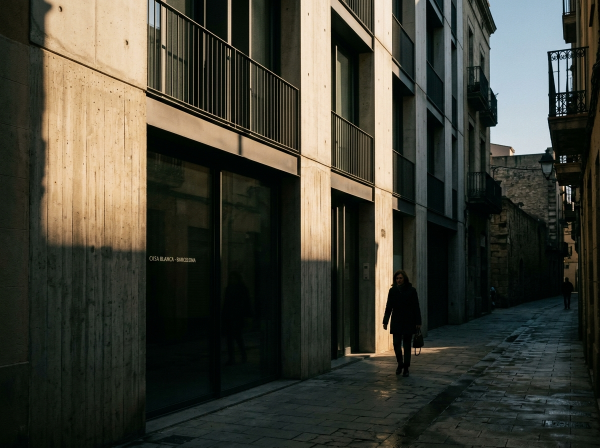
#> input picture test_photo.jpg, 1200 x 896 px (shown at 1/2 size)
$ python -i remove_bg.py   (imports and definitions only)
#> lines starting #> are read from the running program, lines starting #| are printed output that depends on the picture
#!/usr/bin/env python3
"""
Pocket Frames — Sticker Background Remover powered by danielgatis/rembg
Repository: https://github.com/danielgatis/rembg.git
========================================================================
Uses the official rembg tool by Daniel Gatis for state-of-the-art
AI background removal, optimized for sticker generation:

- Primary: rembg (danielgatis/rembg) with U2Net ONNX neural network model
- Mask post-processing: enabled by default for artifact-free sticker contours
- Fallback 1: OpenCV GrabCut with Gaussian edge feathering
- Fallback 2: Color-flood fill with boundary alpha matting

Usage:
    python remove_bg.py <input_path> <output_path> [--model u2net]
    python remove_bg.py - -  (reads raw bytes from stdin, writes PNG to stdout)
"""

import sys
import os
import io
import argparse
import traceback

import numpy as np
from PIL import Image

# Global cached rembg sessions by model name
_SESSIONS = {}


# [53 lines left out: functions get_rembg_session, remove_bg_rembg, not called in this run]


# ─── FALLBACK 1: OpenCV GrabCut Segmentation ──────────────────────────────────
def remove_bg_grabcut(img_bytes: bytes) -> bytes:
    """
    Multi-pass GrabCut segmentation with edge softening (OpenCV fallback).
    """
    import cv2

    nparr = np.frombuffer(img_bytes, np.uint8)
    bgr = cv2.imdecode(nparr, cv2.IMREAD_COLOR)
    if bgr is None:
        raise ValueError("OpenCV could not decode image")

    h, w = bgr.shape[:2]
    margin_x = max(5, int(w * 0.10))
    margin_y = max(5, int(h * 0.10))
    rect = (margin_x, margin_y, w - 2 * margin_x, h - 2 * margin_y)

    mask = np.zeros((h, w), np.uint8)
    bg_model = np.zeros((1, 65), np.float64)
    fg_model = np.zeros((1, 65), np.float64)

    cv2.grabCut(bgr, mask, rect, bg_model, fg_model, 10, cv2.GC_INIT_WITH_RECT)

    # Second pass with centre-region hint
    center_mask = np.zeros((h, w), np.uint8)
    cx, cy = w // 2, h // 2
    cw, ch = int(w * 0.35), int(h * 0.35)
    center_mask[cy - ch:cy + ch, cx - cw:cx + cw] = cv2.GC_FG
    mask2 = mask.copy()
    mask2[center_mask == cv2.GC_FG] = cv2.GC_FG
    cv2.grabCut(bgr, mask2, None, bg_model, fg_model, 5, cv2.GC_INIT_WITH_MASK)

    alpha = np.where((mask2 == cv2.GC_FGD) | (mask2 == cv2.GC_PR_FGD), 255, 0).astype(np.uint8)

    # Morphological cleanup
    kernel = cv2.getStructuringElement(cv2.MORPH_ELLIPSE, (5, 5))
    alpha = cv2.morphologyEx(alpha, cv2.MORPH_CLOSE, kernel, iterations=2)
    alpha = cv2.morphologyEx(alpha, cv2.MORPH_OPEN, kernel, iterations=1)

    # Soft feathered edges
    eroded = cv2.erode(alpha, kernel, iterations=3)
    edge_band = cv2.subtract(alpha, eroded)
    blurred_edge = cv2.GaussianBlur(edge_band, (15, 15), 0)
    soft_alpha = np.clip(eroded.astype(int) + blurred_edge.astype(int), 0, 255).astype(np.uint8)

    rgb = cv2.cvtColor(bgr, cv2.COLOR_BGR2RGB)
    rgba = np.dstack([rgb, soft_alpha])
    pil_img = Image.fromarray(rgba, "RGBA")

    bbox = pil_img.getbbox()
    if bbox:
        pad = 4
        left = max(0, bbox[0] - pad)
        top = max(0, bbox[1] - pad)
        right = min(pil_img.width, bbox[2] + pad)
        bottom = min(pil_img.height, bbox[3] + pad)
        pil_img = pil_img.crop((left, top, right, bottom))

    pil_img.thumbnail((512, 512), Image.LANCZOS)

    buf = io.BytesIO()
    pil_img.save(buf, format="PNG", optimize=True)
    return buf.getvalue()


# ─── FALLBACK 2: Color Flood-Fill ─────────────────────────────────────────────
# [176 lines left out: functions remove_bg_colorfill, check_already_transparent, process_image, main, not called in this run]


# [2 lines not run here, left out]

>>> import cv2
>>> picture = cv2.imread('../../test_photo.jpg', cv2.IMREAD_GRAYSCALE)
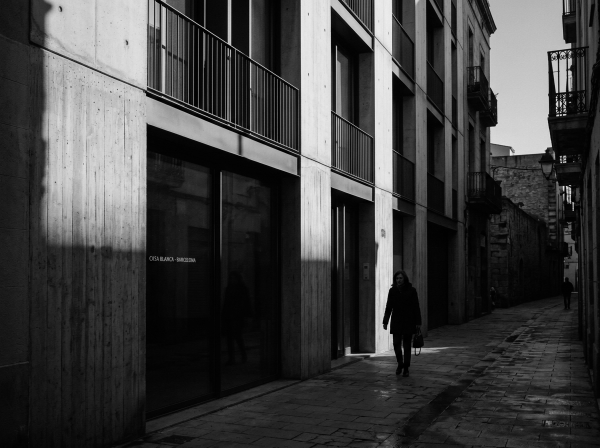
#> picture: shape (896, 1200) (shown at 1/2 size); min 0, max 252, mean 64.1
#> (the run stopped early here; a loop or call above may not have finished)
